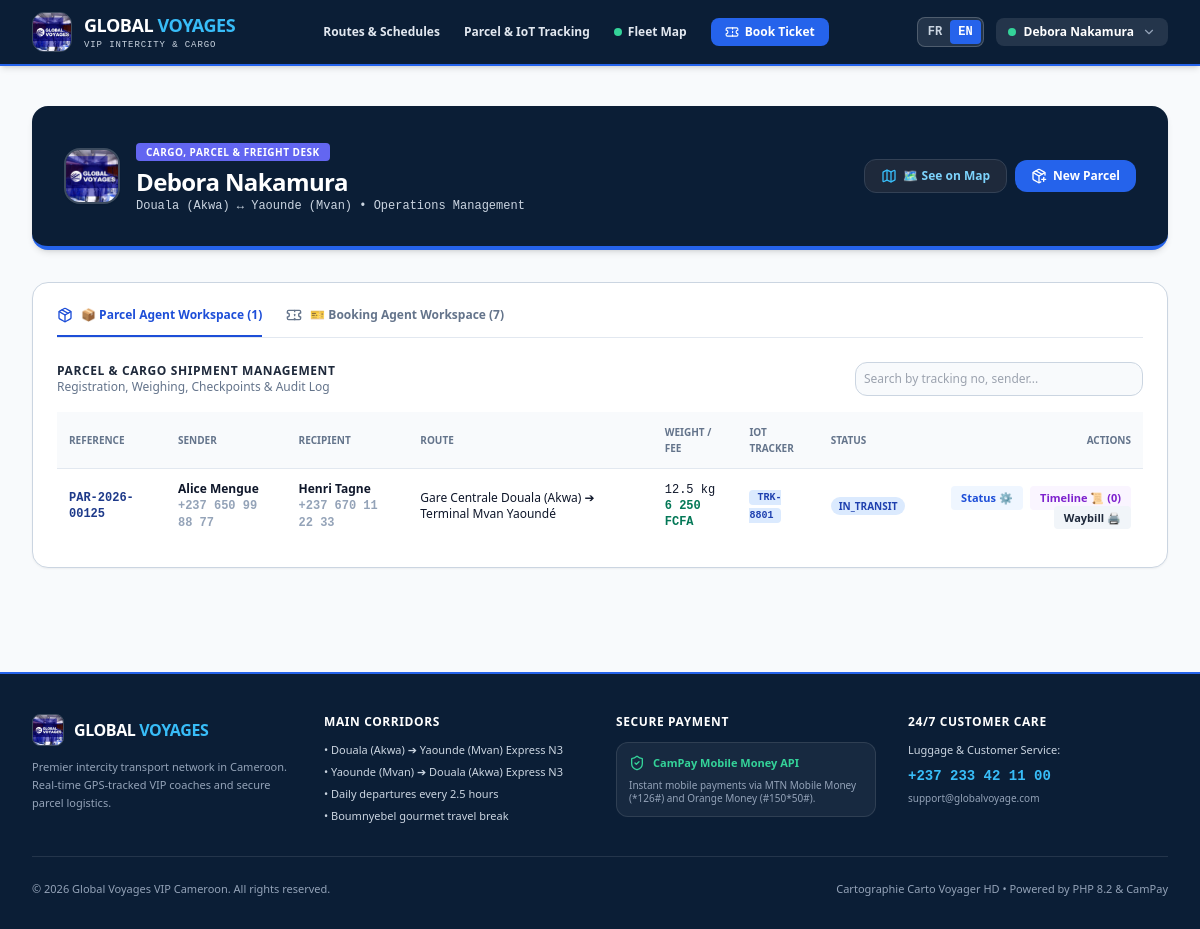
The app's page /agent/index.php (signed in) with its own data.
### tables this page shows
CREATE TABLE parcels (
    id INTEGER PRIMARY KEY AUTOINCREMENT,
    tracking_number VARCHAR(50) UNIQUE NOT NULL,
    customer_id INTEGER REFERENCES users(id),
    sender_name VARCHAR(100) NOT NULL,
    sender_phone VARCHAR(30) NOT NULL,
    sender_email VARCHAR(100),
    recipient_name VARCHAR(100) NOT NULL,
    recipient_phone VARCHAR(30) NOT NULL,
    recipient_address VARCHAR(255) NOT NULL,
    origin_station_id INTEGER REFERENCES stations(id),
    destination_station_id INTEGER REFERENCES stations(id),
    current_station_id INTEGER REFERENCES stations(id),
    trip_id INTEGER REFERENCES trips(id),
    weight_kg REAL DEFAULT 5.0,
    declared_value INTEGER DEFAULT 50000,
    description TEXT,
    status VARCHAR(30) DEFAULT 'REGISTERED',
    tracker_id INTEGER REFERENCES iot_trackers(id),
    created_at DATETIME DEFAULT CURRENT_TIMESTAMP
);

### src/Auth.php (called while the page is built, shortened)
<?php
class Auth {
    public static function user(): ?array {
        return $_SESSION['user'] ?? null;
    }
}

### src/Language.php (called while the page is built, shortened)
<?php
class Language {
    public static function get(string $key, ?string $fallback = null): string {
        $lang = self::current();
        return self::$translations[$lang][$key] ?? ($fallback ?? $key);
    }
    public static function current(): string {
        $lang = $_SESSION['lang'] ?? 'fr';
        return $lang;
    }
}
function t(string $key, ?string $fallback = null): string {
    return Language::get($key, $fallback);
}

### public/agent/index.php (the view, shortened to what this page needs)
<?php
require_once __DIR__ . '/../../src/Auth.php';
require_once __DIR__ . '/../../src/Language.php';
$currentUser = Auth::user();
$pdo = Database::getConnection();
$bookings = $pdo->query("SELECT b.*, trk.tracker_code
    FROM bookings b
    LEFT JOIN iot_trackers trk ON b.tracker_id = trk.id
    ORDER BY b.id DESC LIMIT 50")->fetchAll() ?: [];
$parcels = $pdo->query("SELECT p.*, so.name AS origin_name, sd.name AS dest_name, trk.tracker_code,
    (SELECT COUNT(*) FROM parcel_status_history WHERE parcel_id = p.id) AS history_count
    FROM parcels p
    LEFT JOIN stations so ON p.origin_station_id = so.id
    LEFT JOIN stations sd ON p.destination_station_id = sd.id
    LEFT JOIN iot_trackers trk ON p.tracker_id = trk.id
    ORDER BY p.id DESC")->fetchAll() ?: [];
$defaultTab = ($currentUser['role'] === 'BOOKING_AGENT') ? 'bookings' : 'parcels';
include __DIR__ . '/../includes/header.php';
?>
<div class="max-w-7xl mx-auto px-4 sm:px-6 lg:px-8 py-10 space-y-8 animate-fadeIn">
  <div class="bg-[#0B1E36] text-white p-6 sm:p-8 rounded-2xl border-b-4 border-blue-600 shadow-md flex flex-col sm:flex-row sm:items-center justify-between gap-4">
    <div class="flex items-center gap-4">
      <img src="<?= BASE_URL ?>/assets/images/global_voyages_logo.jpg" alt="Global Voyages" class="w-14 h-14 rounded-2xl object-cover border-2 border-white/20 shadow-sm shrink-0">
      <div>
        <span class="px-2.5 py-0.5 rounded bg-indigo-500 text-white font-black text-[10px] uppercase tracking-wider">
          <?= ($currentUser['role'] === 'BOOKING_AGENT') ? t('agent.bookingDesk', 'Guichet Réservations & Bagages VIP') : t('agent.parcelDesk', 'Guichet Fret, Colis & Messagerie') ?>
        </span>
        <h1 class="text-2xl font-black tracking-tight text-white mt-1"><?= htmlspecialchars($currentUser['name']) ?></h1>
        <p class="text-xs text-slate-300 font-mono"><?= t('agent.operationalMgmt', 'Douala (Akwa) ↔ Yaoundé (Mvan) • Gestion Opérationnelle') ?></p>
      </div>
    </div>
    <div class="flex flex-wrap items-center gap-2">
      <button type="button" onclick="toggleAgentMap()" id="btn-toggle-agent-map"
        class="px-4 py-2 rounded-xl bg-slate-800 hover:bg-slate-700 text-sky-300 border border-slate-700 font-bold text-xs shadow-xs transition flex items-center gap-1.5 cursor-pointer">
        <i data-lucide="map" class="w-4 h-4 text-sky-400"></i>
        <span><?= t('map.seeOnMap', '🗺️ Voir sur la Carte (See on Map)') ?></span>
      </button>
      <button type="button" onclick="openRegisterModal()"
        class="px-4 py-2 rounded-xl bg-blue-600 hover:bg-blue-500 text-white font-bold text-xs shadow-xs transition flex items-center gap-1.5 cursor-pointer">
        <i data-lucide="package-plus" class="w-4 h-4"></i>
        <span><?= t('agent.newParcel', 'Nouveau Colis') ?></span>
      </button>
    </div>
  </div>
  <div class="bg-white rounded-2xl border border-slate-300 shadow-sm overflow-hidden p-6 space-y-6">
    <div class="flex flex-wrap border-b border-slate-200 gap-4 sm:gap-6 text-xs font-bold">
      <button type="button" onclick="switchAgentTab('parcels')" id="agent-tab-parcels"
        class="pb-3 border-b-2 <?= $defaultTab === 'parcels' ? 'border-blue-700 text-blue-700' : 'border-transparent text-slate-500 hover:text-slate-800' ?> flex items-center gap-2 cursor-pointer">
        <i data-lucide="package" class="w-4 h-4"></i>
        <span><?= t('agent.tabParcels', '📦 Espace Agent de Colis') ?> (<?= count($parcels) ?>)</span>
      </button>
      <button type="button" onclick="switchAgentTab('bookings')" id="agent-tab-bookings"
        class="pb-3 border-b-2 <?= $defaultTab === 'bookings' ? 'border-blue-700 text-blue-700' : 'border-transparent text-slate-500 hover:text-slate-800' ?> flex items-center gap-2 cursor-pointer">
        <i data-lucide="ticket" class="w-4 h-4"></i>
        <span><?= t('agent.tabBookings', '🎫 Espace Agent de Réservation') ?> (<?= count($bookings) ?>)</span>
      </button>
    </div>
    <div id="agent-view-parcels" class="space-y-4 <?= $defaultTab === 'parcels' ? '' : 'hidden' ?>">
      <div class="flex flex-col sm:flex-row sm:items-center justify-between gap-3">
        <div>
          <h4 class="text-xs font-black uppercase tracking-wider text-slate-800"><?= t('agent.parcelsTitle', 'Gestion des Expéditions de Colis & Fret') ?></h4>
          <p class="text-xs text-slate-500"><?= t('agent.parcelsSub', "Enregistrement, Pesée, Checkpoints et Journal d'Audit") ?></p>
        </div>
        <input type="text" id="parcel-search" onkeyup="filterParcels()" placeholder="<?= t('agent.searchPlaceholder', 'Rechercher par n° de suivi, expéditeur...') ?>"
          class="p-2 rounded-xl bg-slate-50 border border-slate-300 text-xs w-72 focus:outline-none focus:ring-2 focus:ring-blue-600">
      </div>
      <div class="overflow-x-auto">
        <table class="w-full text-left text-xs" id="parcels-table">
          <thead class="bg-slate-50 border-b border-slate-200 text-slate-500 font-bold uppercase text-[10px]">
            <tr>
              <th class="p-3"><?= t('agent.colNumber', 'Numéro') ?></th>
              <th class="p-3"><?= t('agent.colSender', 'Expéditeur') ?></th>
              <th class="p-3"><?= t('agent.colRecipient', 'Destinataire') ?></th>
              <th class="p-3"><?= t('agent.colRoute', 'Ligne') ?></th>
              <th class="p-3"><?= t('agent.colWeightFees', 'Poids / Frais') ?></th>
              <th class="p-3"><?= t('agent.colTracker', 'Traceur IoT') ?></th>
              <th class="p-3"><?= t('agent.colStatus', 'Statut') ?></th>
              <th class="p-3 text-right"><?= t('agent.colActions', 'Actions') ?></th>
            </tr>
          </thead>
          <tbody class="divide-y divide-slate-100">
            <?php foreach ($parcels as $p): ?>
              <?php $price = max(2500, (int)($p['weight_kg'] * 500)); ?>
              <tr class="hover:bg-slate-50/60 transition">
                <td class="p-3 font-mono font-bold text-blue-900"><?= htmlspecialchars($p['tracking_number']) ?></td>
                <td class="p-3 font-semibold"><?= htmlspecialchars($p['sender_name']) ?><br><span class="text-slate-400 font-mono"><?= htmlspecialchars($p['sender_phone']) ?></span></td>
                <td class="p-3 font-semibold"><?= htmlspecialchars($p['recipient_name']) ?><br><span class="text-slate-400 font-mono"><?= htmlspecialchars($p['recipient_phone']) ?></span></td>
                <td class="p-3"><?= htmlspecialchars($p['origin_name']) ?> ➔ <?= htmlspecialchars($p['dest_name']) ?></td>
                <td class="p-3 font-mono"><?= $p['weight_kg'] ?> kg<br><span class="text-emerald-700 font-bold"><?= number_format($price, 0, ',', ' ') ?> FCFA</span></td>
                <td class="p-3">
                  <?php if ($p['tracker_code']): ?>
                    <span class="px-2 py-0.5 rounded bg-blue-100 text-blue-800 font-mono font-bold text-[10px]"><?= htmlspecialchars($p['tracker_code']) ?></span>
                  <?php else: ?>
                    <span class="text-slate-400 italic"><?= t('agent.none', 'Aucun') ?></span>
                  <?php endif; ?>
                </td>
                <td class="p-3">
                  <span class="px-2 py-0.5 rounded-full text-[10px] font-bold uppercase
                    <?= $p['status'] === 'IN_TRANSIT' ? 'bg-blue-100 text-blue-800' : ($p['status'] === 'LIVRÉ' ? 'bg-emerald-100 text-emerald-800' : 'bg-amber-100 text-amber-800') ?>">
                    <?= htmlspecialchars($p['status']) ?>
                  </span>
                </td>
                <td class="p-3 text-right space-x-1">
                  <button type="button" onclick="openStatusModal(<?= $p['id'] ?>, '<?= htmlspecialchars($p['tracking_number']) ?>', '<?= htmlspecialchars($p['status']) ?>')"
                    class="px-2.5 py-1 rounded bg-blue-50 hover:bg-blue-100 text-blue-700 font-bold transition text-[11px] cursor-pointer">
                    <?= t('agent.btnStatus', 'Statut ⚙️') ?>
                  </button>
                  <button type="button" onclick="openHistoryModal(<?= $p['id'] ?>, '<?= htmlspecialchars($p['tracking_number']) ?>')"
                    class="px-2.5 py-1 rounded bg-purple-50 hover:bg-purple-100 text-purple-700 font-bold transition text-[11px] cursor-pointer">
                    <?= t('agent.btnHistory', 'Historique 📜') ?> (<?= $p['history_count'] ?>)
                  </button>
                  <a href="<?= BASE_URL ?>/agent/waybill.php?num=<?= urlencode($p['tracking_number']) ?>" target="_blank"
                     class="px-2.5 py-1 rounded bg-slate-100 hover:bg-slate-200 text-slate-800 font-bold transition text-[11px]">
                    <?= t('agent.btnWaybill', 'Bordereau 🖨️') ?>
                  </a>
                </td>
              </tr>
            <?php endforeach; ?>
          </tbody>
        </table>
      </div>
    </div>
  </div>
</div>
<?php include __DIR__ . '/../includes/footer.php'; ?>

### public/assets/css/style.css (style rules this page uses)
.animate-fadeIn { animation: fadeIn 0.25s ease-out forwards; }

### records on screen
parcels: tracking_number "PAR-2026-00125", sender_name "Alice Mengue", sender_phone "+237 650 99 88 77", recipient_name "Henri Tagne", recipient_phone "+237 670 11 22 33", origin_name "Gare Centrale Douala (Akwa)", dest_name "Terminal Mvan Yaoundé", weight_kg "12.5", weight_kg "6 250", tracker_code "TRK-8801", status "IN_TRANSIT", history_count "0"

### other values on screen
t('nav.routes', 'Lignes & Horaires') "Routes & Schedules"
t('nav.tracking', 'Suivi Colis & IoT') "Parcel & IoT Tracking"
t('hero.tabMap', 'Carte Flotte') "Fleet Map"
t('nav.book', 'Réserver Billet') "Book Ticket"
$user['name'] "Debora Nakamura"
t('agent.parcelDesk', 'Guichet Fret, Colis & Messagerie') "CARGO, PARCEL & FREIGHT DESK"
$currentUser['name'] "Debora Nakamura"
t('map.seeOnMap', '🗺️ Voir sur la Carte (See on Map)') "🗺️ See on Map"
t('agent.newParcel', 'Nouveau Colis') "New Parcel"
t('agent.tabParcels', '📦 Espace Agent de Colis') "📦 Parcel Agent Workspace"
count($parcels) "1"
t('agent.tabBookings', '🎫 Espace Agent de Réservation') "🎫 Booking Agent Workspace"
count($bookings) "7"
t('agent.parcelsTitle', 'Gestion des Expéditions de Colis & Fret') "PARCEL & CARGO SHIPMENT MANAGEMENT"
t('agent.colNumber', 'Numéro') "REFERENCE"
